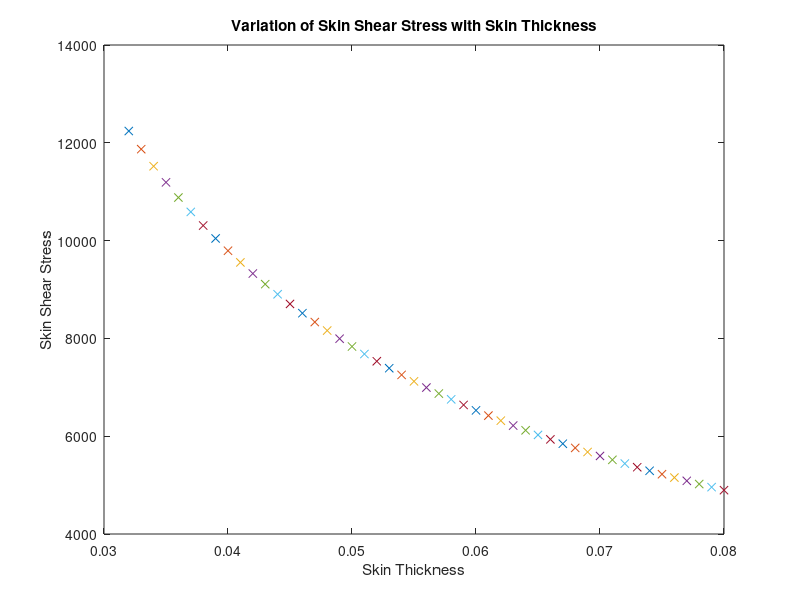

This figure's MATLAB source:
function Metal_Design_for_Skin_Shear_Stress

fprintf('All units in psi,inches and lbs !!!');
% ----------------------- MATERIAL PROPERTIES --------------------------- %

t_skin = [0.032:0.001:0.08];

for k = 1:length(t_skin)
    
    % FOR CONSTANT STIFFENER NUMBER AND STIFFENER DIMENSIONS %
    
    % 2024 T3 Aluminium Alloy %
    Af = 0.066;
    t = 0.05;
    n = 38;
    
    E = 10.6e6;             % Elasticity value %
    cy = 70000;             % Compressive Yield %

    N = (n/2)+1;            % No. of stiffeners on half fuselage section %

    % ------------------ STIFFENER DIMENSION CALCULATIONS ------------------- %

    p = Af/t;
    bt = p/4;               % flange length %
    bw = 2 * bt;            % mean web length %

    L = bt + (t/2);          % Here, L = L1, because only one edge free %
    H = bw - t;              % Here, H = Total height of Stiffner %

    % -------------- END OF STIFFENER DIMENSION CALCULATIONS ---------------- %

    % ------------------- STIFFENER SPACING CALCULATIONS -------------------- %

    a = 20;                 % Frame Spacing %
    d = 40;                 % Diameter of Fuselage Section %
    A = pi*(d^2)/4;         % Cross-sectional Area of Fuselage %

    angle = 360/n;          % Angle between stiffeners %
    b = pi * d * angle/360;   % Spacing between Stiffener %

    % --------------- END OF STIFFENER SPACING CALCULATIONS ----------------- %

    % -------------- STIFFENER CRITICAL BUCKLING CALCULATIONS --------------- %

    % Crippling Stress Calculations
    ke = 0.342;             % One Edge is free %
    x = (bt + bw)/(2*t);    % (b'/t) calculations %
    stiffener_crip_stress = (ke*(E*cy)^0.5)/(x^0.75);   % Needham's Formula %

    % Column Buckling Calculations %                    

    I1 = ((L*t^3)/12)+(L*t)*((H + t)/2)^2;
    I2 = t*(H^3)/12;
    I = 2*I1 + I2;          % Area Moment Calculations %

    ro = sqrt(I/Af);

    h1 = sqrt(2)*pi*sqrt(E/stiffener_crip_stress);% Critical Slenderness Ratio %
    h = (a/ro);                     % Slenderness Ratio for current dimensions %

    % Calculation of Critical Stiffener Buckling Stress %
    if h<=h1
    stiffener_buckling_stress = stiffener_crip_stress*(1-(stiffener_crip_stress*((h^2)/(4*pi^2*E))));
    else
    stiffener_buckling_stress = (pi^2*E)/(h^2);
    end

    % ----------- END OF STIFFENER CRITICAL BUCKLING CALCULATIONS ----------- %

    % ---------------- SKIN CRITICAL BUCKLING CALCULATIONS ------------------ %

    % Calculation of Critical Skin Shear Buckling Stress %

    ratio = (a/b);

    if ratio > 7.0
        K = 4.825;
    elseif (6.0 <= ratio) && (ratio < 7.0)
        K = 4.875;
    elseif (5.6 <= ratio) && (ratio < 6.0)
        K = 4.90;
    elseif (5.4 <= ratio) && (ratio < 5.6)
        K = 4.91;
    elseif (5.2 <= ratio) && (ratio < 5.4)
        K = 4.935;
    elseif (4.8 <= ratio) && (ratio < 5.2)
        K = 4.95;    
    elseif (4.4 <= ratio) && (ratio < 4.8)
        K = 4.975;
    elseif (4.0 <= ratio) && (ratio < 4.4)
        K = 5.0;
    elseif (3.75 <= ratio) && (ratio < 4.0)
        K = 5.075;    
    elseif (3.5 <= ratio) && (ratio < 3.75)
        K = 5.2;
    elseif (3.0 <= ratio) && (ratio < 3.5)
        K = 5.3;  
    elseif (2.5 <= ratio) && (ratio < 3.0)
        K = 5.5;
    elseif (2.0 <= ratio) && (ratio < 2.5)
        K = 5.75;
    elseif (1.8 <= ratio) && (ratio < 2.0)
        K = 6.0;
    elseif (1.5 <= ratio) && (ratio < 1.8)
        K = 6.5;
    elseif (1.1 <= ratio) && (ratio < 1.5)
        K = 7.8;
    end

    skin_critical_shear_buckle = K*E*(t_skin(k)/b)^2; % Skin Critical Buckling Stress %

    % ------------- END OF SKIN CRITICAL BUCKLING CALCULATIONS -------------- %

    % ------------------- FUSELAGE STRESSES CALCULATIONS -------------------- %

    V = 10000;              % Force Applied %
    M = 500000;             % Bending Moment %
    T = 200000;             % Torque Applied %

    qt = T/(2*A);           % Shear Flow because of Torque %

    q = zeros(N-1,1);       % Total Shear Flows %
    qb = zeros(N-1,1);      % Shear Flows because of bending %
    yAf = zeros(N,1);       % yAf Matrix Created %
    y2Af = zeros(N,1);      % yA2f Matrix Created %
    y = zeros(N,1);         % y co-ordinates matrix%
    sum_yAf = zeros(N-1,1);
    actual_bending_stress = zeros(N,1);  % Bending Stress in Stiffeners %
    actual_shear_stress = zeros(N-1,1);  % Shear Stress in skin section %

    theta = 0;                           % Temporary variable defined %

    for i = 1:N
        y(i) = (d/2)*(sin((90-theta)*pi/180)); % y co-ordinates calculated %
        theta = theta + angle;
        yAf(i) = y(i)*(Af);                  % yAf calculation %
        y2Af(i) = y(i)^2*(Af);               % y2Af calculation %
    end

    I = sum(y2Af);                            % Moment of Inertia %
    sum_yAf(1) = yAf(1);
    for i=2:N-1
        sum_yAf(i) = sum_yAf(i-1) + yAf(i);
    end

    for i = 1:N-1
        qb(i) = V * sum_yAf(i) / I;           % Shear Flow because of bending %
        q(i) = qb(i)+ qt;                     % Total Shear Flow %
        actual_shear_stress(i) = q(i)/t_skin(k); % Shear Stress Calculations %
    end
    actual_shear_stress;
    for i = 1:N
        actual_bending_stress(i)=M*y(i)/(2*I);% Bending Stress Calculations %
    end
    actual_bending_stress;
    % Finding out the Maximum Stresses %

    max_skin_shear_stress(k) = max(actual_shear_stress);
    max_stiffener_bending_stress = max(actual_bending_stress);

    % --------------- END OF FUSELAGE STRESSES CALCULATIONS ----------------- %
    plot(t_skin(k),max_skin_shear_stress(k),'x');
    hold on;
end

figure(1);
title('Variation of Skin Shear Stress with Skin Thickness');
xlabel('Skin Thickness');ylabel('Skin Shear Stress');

end